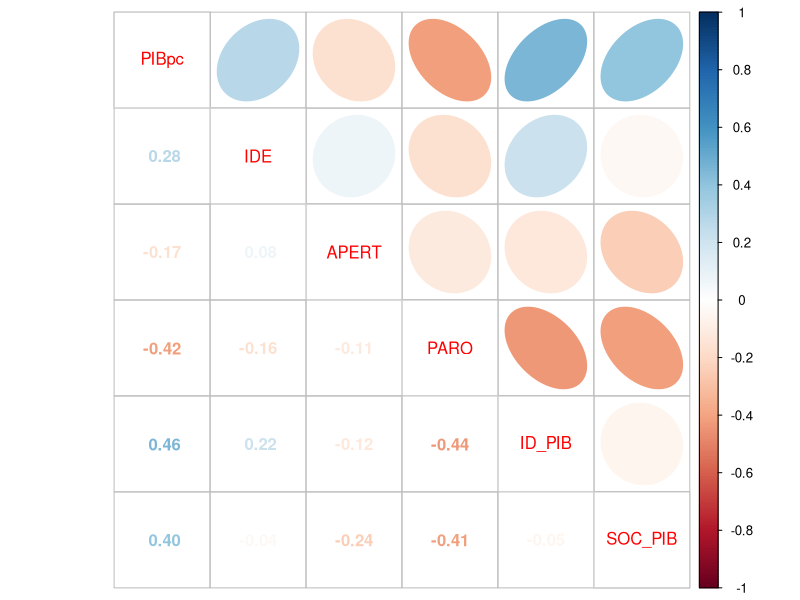
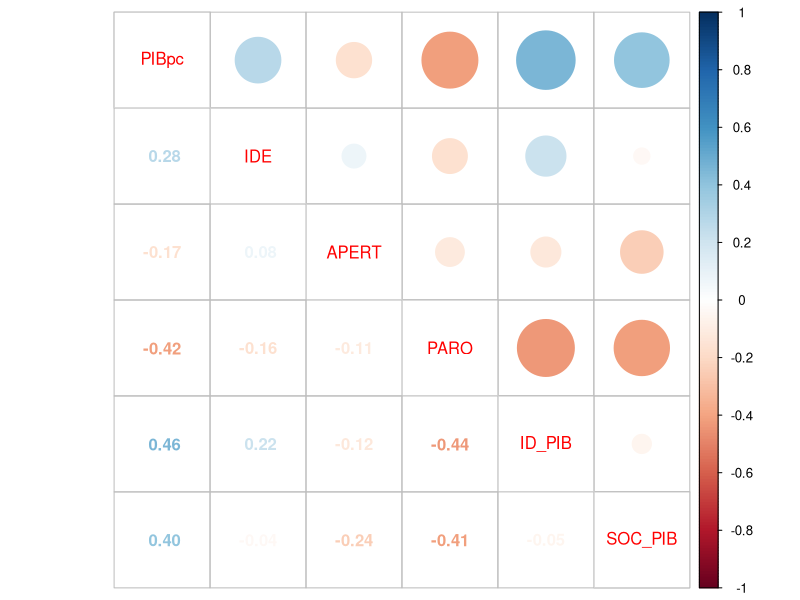
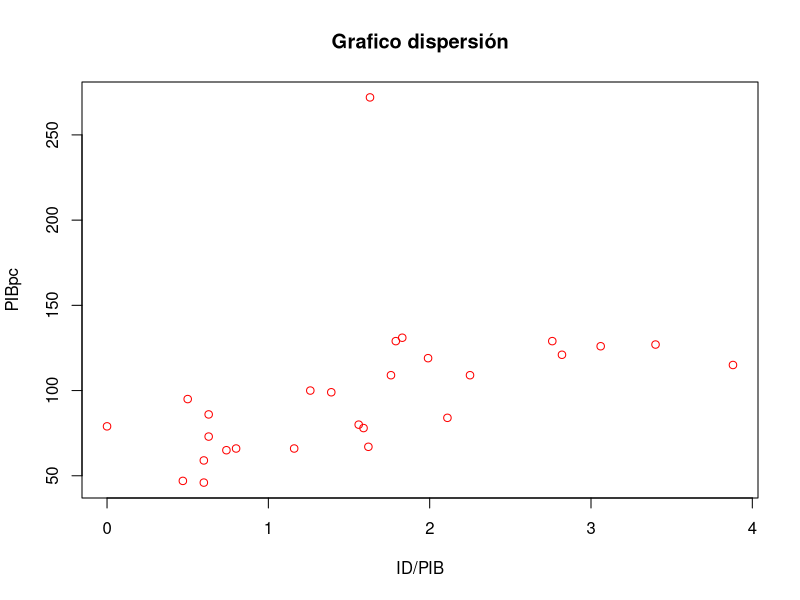
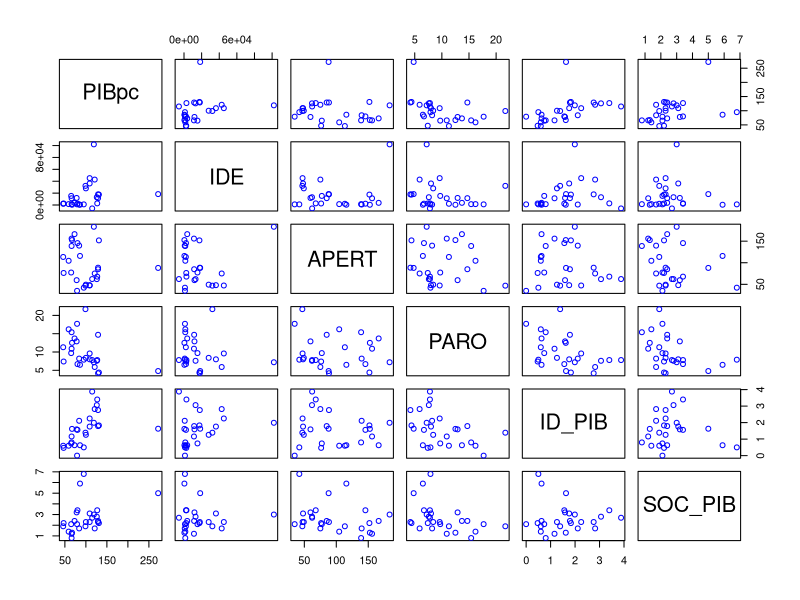
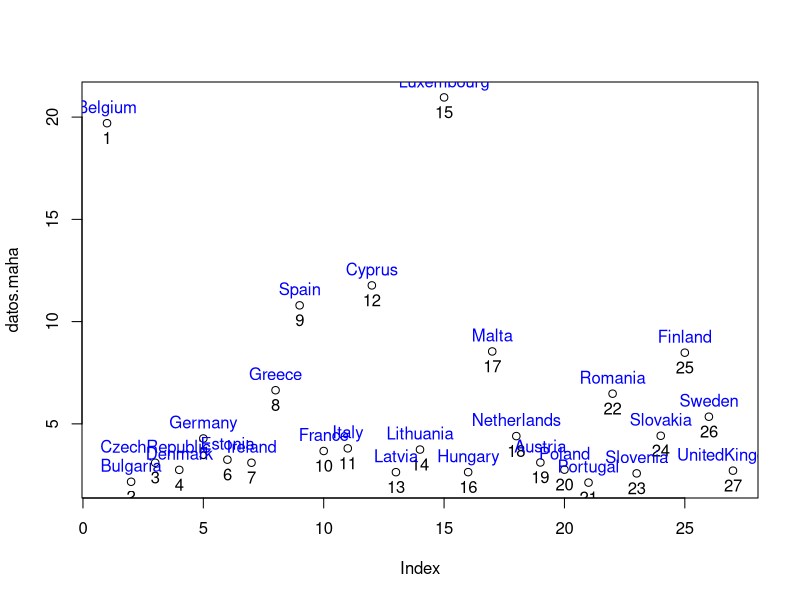
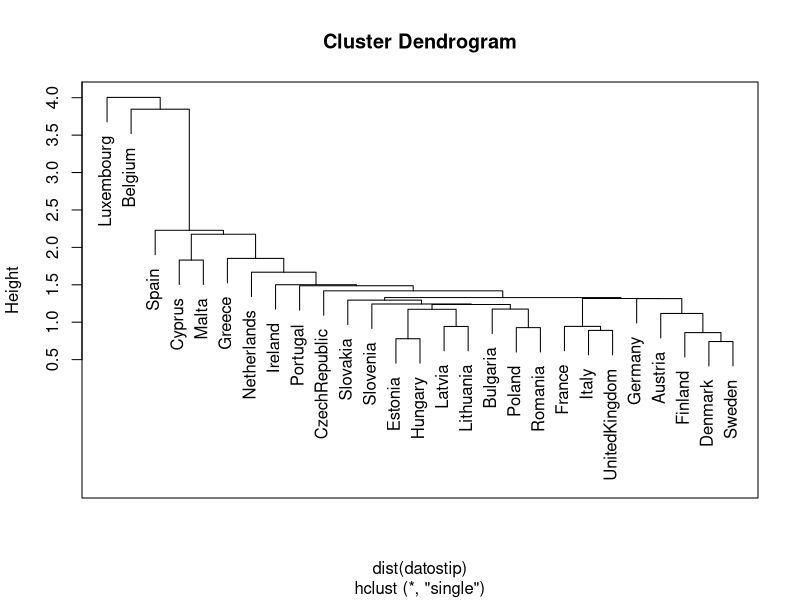
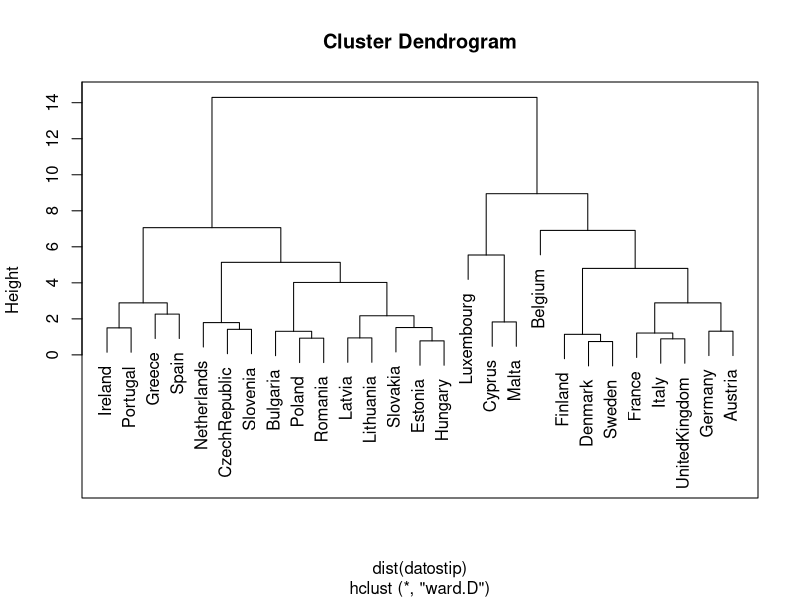
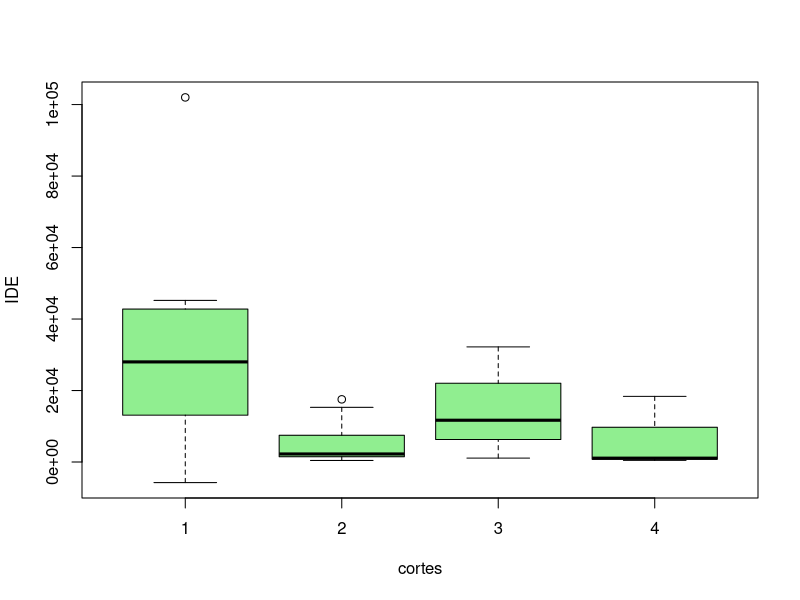

Source code (R) for these figures, in order: (Note: this script raises an error after producing the figures.)
#Leemos los datos

datospaises <- read.table("Datospaises.txt", h=T)
datospaises
dimnames(datospaises)[[1]]<-datospaises[,1] #dimnames(datospaises) pregunta si tienen nombre. Utiliza el nombre de los paises como nombre de las filas
datos<-datospaises[,-1] #quitamos la primera columna
datospaises[1:27,1] #nombres paises

#Analisis preliminar (summary, matriz correlaciones y busqueda de outliers)
library(corrplot) #Para obtencion de matriz/grafico de correlaciones

summary(datos) #resumen estadistico
str(datos) #estructura de la tabla de datos
cov<-cov(datos)
cov #matriz de varianzas covarianzas
cor<-cor(datos)
cor #matriz de correlaciones
head(datospaises) #Muestra solo las primeras observaciones
corrplot.mixed(cor, upper="ellipse") #El elipse permite ver el signo de la relación
corrplot.mixed(cor, upper="circle") #podemps dar forma de circulo, o también cuadrado con square
plot(datos$ID_PIB,datos$PIBpc,col="red",xlab="ID/PIB",ylab="PIBpc",main="Grafico dispersión") #grafico de dispersion
pairs(datos,col="blue") #Multiples graficos de dispersion
datos.maha=mahalanobis(datos,center=colMeans(datos),cov=cov(datos)) #Distancia de Mahalanobis
plot(datos.maha)
text(1:27,datos.maha,1:27,pos=1) #añadimos el numero de observaciones al grafico #pos indica la posicion del texto
text(x=1:27,y=datos.maha,datospaises$PAIS, pos=3, col="blue") #añadimos el nombre del pais al grafico
datos[c(1,15),] #muestra los paises 1 y 15 filas c(1,15) son los mas outliers
#si comparamos 1 y 15 con la media, hay mucha diferencia
datostip<-scale(datos, center=T, scale=T) #Funcion para tipificar center=T, scale=T; resta media true y divide por dispersión true
datostip<-data.frame(datostip) #convertimos a tabla de datos
head(datostip)
summary(datostip) #la media es 0, los datos son mas homogeneos
#Se podría eliminar los datos atipicos
datossin<-data.frame(datos[-c(1,15),]) #Quitamos Belgica y Luxemburgo
head(datossin)
datossin
#Despues de decidir si quitamos o no atipicos, realizamos el analisis cluster
#Cluster metodo "Single"

datos.hc <- hclust(dist(datostip), method = "single") #analisis cluster
#metodo del vecino mas proximo
objects(datos.hc)
datos.hc$merge
datos.hc$height
datos.hc$order
datos.hc$labels
datos.hc$method
datos.hc$call
datos.hc$dist.method
plot(datos.hc, frame.plot = T, col = "black" ) #dendograma

#Cluster metodo "Ward"
datos.hc2 <- hclust(dist(datostip), method = "ward.D")
objects(datos.hc2)
datos.hc2$merge
datos.hc2$height
datos.hc2$order
datos.hc2$labels
datos.hc2$method
datos.hc2$call
datos.hc2$dist.method
plot(datos.hc2, frame.plot = T, col = "black" )

#Tras dedicir que metodo nos da mejores resultados y fijar el numero de grupos hacemos los cortes

cortes<-cutree(datos.hc2, k=4) #cortamos el cluster en cuatro grupos
cortes #mostramos los grupos
summary(cortes)

# Ponemos cortes como factor y se lo agregamos al conjunto de datos (tanto a datos como a datostip) para que cada paÃs tenga su etiqueta
cortes<-as.factor(cortes)
summary(cortes) #vemos cuuntos paises hay en cada grupo
datos<-cbind(datos, cortes) #añadimos los cortes a la tabla de datos
head(datos)
datostip<-cbind(datostip, cortes) #añadimos los cortes

#Ahora podemos separar los casos por grupos

Cluster1<-datos[datos$cortes==1,]
Cluster2<-datos[datos$cortes==2,]
Cluster3<-datos[datos$cortes==3,]
Cluster4<-datos[datos$cortes==4,]

#Para calcular los centroides (vectores de medias de cada grupo para cada variable) podemos hacer:

C1<-colMeans(Cluster1[,-7]) #la columna 7 es un factor hay que quitarla
C2<-colMeans(Cluster2[,-7])
C3<-colMeans(Cluster3[,-7])
C4<-colMeans(Cluster4[,-7])
Centroides<-data.frame(C1,C2,C3,C4)
Centroides


#Mas sencillo con la funcion aggregate
Centroides.hc<-aggregate(datos[,1:6], by=list(cortes), FUN="mean")
Centroides.hc #misma informacion con menos codigo

# Cluster mediante metodo "kmeans"
datos.km <- kmeans(datostip,4) #Recordamos que hay que fijar el numero de grupos previamente (4)
cluster.km<-datos.km$cluster #cluster es como el cortes de antes
cluster.km #numero de grupo para cada pais
is.factor(cluster.km)
cluster.km<-as.factor(cluster.km) #lo convertimos en factor

#Añadimos tambien la etiqueta de cluster a los conjuntos de datos
datos<-cbind(datos, cluster.km)
datostip<-cbind(datostip, cluster.km)
head(datos)
datos #Podemos comparar las  agrupaciones por los dos metodos
Centroides.km<-aggregate(datos[,1:6], by=list(cluster.km), FUN="mean")

#data frame con los grupos para cada pais
nombres <-data.frame(datospaises[1:27,1]) #nombres paises
paisesgrupos <- cbind(nombres,cortes,cluster.km)
head(paisesgrupos)

#ANOVA
library(car)
library(nortest)
attach(datos)
#estudiamos si cada grupo creado tiene un efecto significativo sobre las variables

#Primero con IDE
aggregate(IDE, by=list(cortes),FUN=summary) #estadisticos por grupos para IDE
plot(IDE~cortes,col="lightgreen") #Caja y bigotes: Medias con intervalos de confianzaIDE según grupo
#Test para comprobar hipotesis
leveneTest(IDE~cortes,datos)
tapply(IDE, cortes, shapiro.test)
tapply(IDE, cortes, pearson.test)
#Analisis anova
aov(IDE~cortes,data=datos)
summary(aov(IDE~cortes,data=datos)) #Ho: no diferencia de medias
TukeyHSD(aov(IDE~cortes,data=datos)) #comparaciones grupo a grupo
#Ho igualdad de medias, si se rechaza los grupos tienen efecto


#Ahora con el PIBpc
aggregate(PIBpc, by=list(cortes),FUN=summary) #summary del PIBpc por grupos
plot(PIBpc~cortes,col="lightblue")
leveneTest(PIBpc~cortes,datos)
tapply(PIBpc, cortes, shapiro.test)
tapply(PIBpc, cortes, pearson.test)
aov(PIBpc~cortes,data=datos)
summary(aov(PIBpc~cortes,data=datos))
TukeyHSD(aov(PIBpc~cortes,data=datos))

#Separacion de datos por grupos
datoseparados<-split(datos[,-8],cortes) #es una lista
datoseparados
grupo1<-data.frame(datoseparados[[1]]) #[[1]] es el primer elemento de la lista
grupo2<-data.frame(datoseparados[[2]])
grupo3<-data.frame(datoseparados[[3]])
grupo4<-data.frame(datoseparados[[4]])
 
#Histograma de una variable en un grupo
hist(grupo1$IDE,col=3, main="Histograma de IDE en el grupo 1", xlab="IDE grupo 1") #Histograma de IDE en el grupo 1
datos.maha=mahalanobis(datos,center=colMeans(datos),cov=cov(datos)) #Distancia de Mahalanobis
plot(datos.maha)

#As.factor
cortes <- as.factor(cortes)
cluster.km <- as.factor(cluster.km)
is.factor(cortes)
is.factor(cluster.km)
#Pib mas alto
which.max(datos$PIBpc)
datos[15,]
